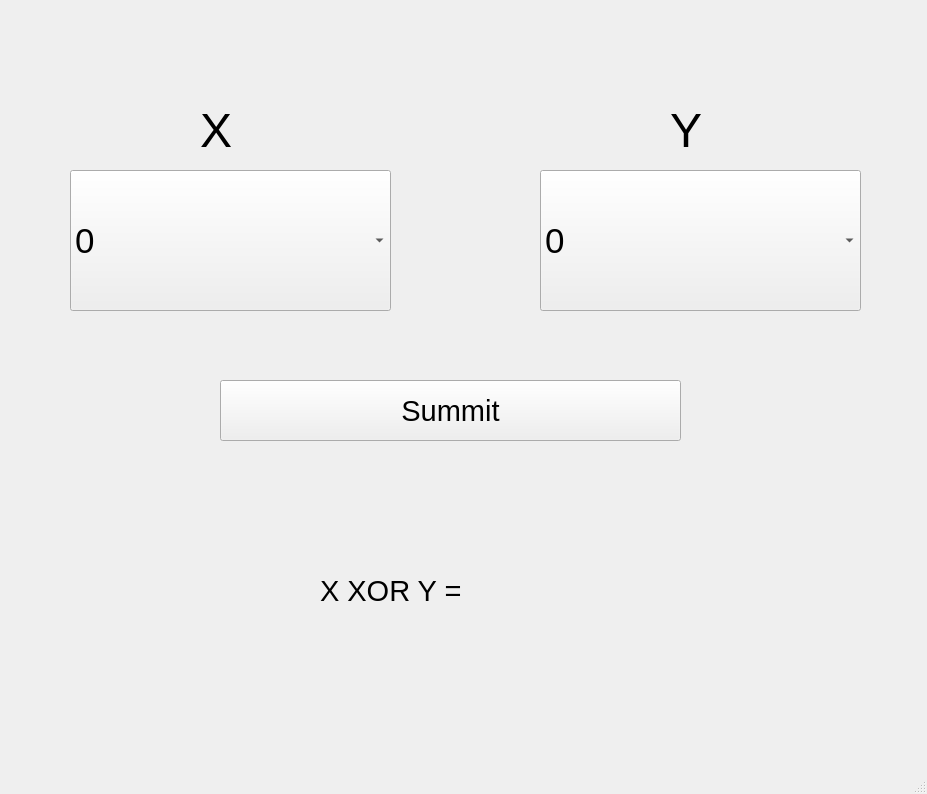
<?xml version="1.0" encoding="UTF-8"?>
<ui version="4.0">
 <class>MainWindow</class>
 <widget class="QMainWindow" name="MainWindow">
  <property name="geometry">
   <rect>
    <x>0</x>
    <y>0</y>
    <width>927</width>
    <height>794</height>
   </rect>
  </property>
  <property name="windowTitle">
   <string>MainWindow</string>
  </property>
  <widget class="QWidget" name="centralwidget">
   <widget class="QComboBox" name="comboBox_x">
    <property name="geometry">
     <rect>
      <x>70</x>
      <y>170</y>
      <width>321</width>
      <height>141</height>
     </rect>
    </property>
    <property name="font">
     <font>
      <pointsize>26</pointsize>
     </font>
    </property>
    <item>
     <property name="text">
      <string>0</string>
     </property>
    </item>
    <item>
     <property name="text">
      <string>1</string>
     </property>
    </item>
   </widget>
   <widget class="QComboBox" name="comboBox_y">
    <property name="geometry">
     <rect>
      <x>540</x>
      <y>170</y>
      <width>321</width>
      <height>141</height>
     </rect>
    </property>
    <property name="font">
     <font>
      <pointsize>26</pointsize>
     </font>
    </property>
    <item>
     <property name="text">
      <string>0</string>
     </property>
    </item>
    <item>
     <property name="text">
      <string>1</string>
     </property>
    </item>
   </widget>
   <widget class="QPushButton" name="summit_button">
    <property name="geometry">
     <rect>
      <x>220</x>
      <y>380</y>
      <width>461</width>
      <height>61</height>
     </rect>
    </property>
    <property name="font">
     <font>
      <pointsize>22</pointsize>
     </font>
    </property>
    <property name="text">
     <string>Summit</string>
    </property>
   </widget>
   <widget class="QLabel" name="result_label">
    <property name="geometry">
     <rect>
      <x>320</x>
      <y>540</y>
      <width>291</width>
      <height>101</height>
     </rect>
    </property>
    <property name="font">
     <font>
      <pointsize>22</pointsize>
     </font>
    </property>
    <property name="text">
     <string>X XOR Y =</string>
    </property>
   </widget>
   <widget class="QLabel" name="label_2">
    <property name="geometry">
     <rect>
      <x>200</x>
      <y>100</y>
      <width>111</width>
      <height>61</height>
     </rect>
    </property>
    <property name="font">
     <font>
      <pointsize>36</pointsize>
     </font>
    </property>
    <property name="text">
     <string>X</string>
    </property>
   </widget>
   <widget class="QLabel" name="label_3">
    <property name="geometry">
     <rect>
      <x>670</x>
      <y>100</y>
      <width>111</width>
      <height>61</height>
     </rect>
    </property>
    <property name="font">
     <font>
      <pointsize>36</pointsize>
     </font>
    </property>
    <property name="text">
     <string>Y</string>
    </property>
   </widget>
  </widget>
  <widget class="QMenuBar" name="menubar">
   <property name="geometry">
    <rect>
     <x>0</x>
     <y>0</y>
     <width>927</width>
     <height>21</height>
    </rect>
   </property>
  </widget>
  <widget class="QStatusBar" name="statusbar"/>
 </widget>
 <resources/>
 <connections/>
</ui>
